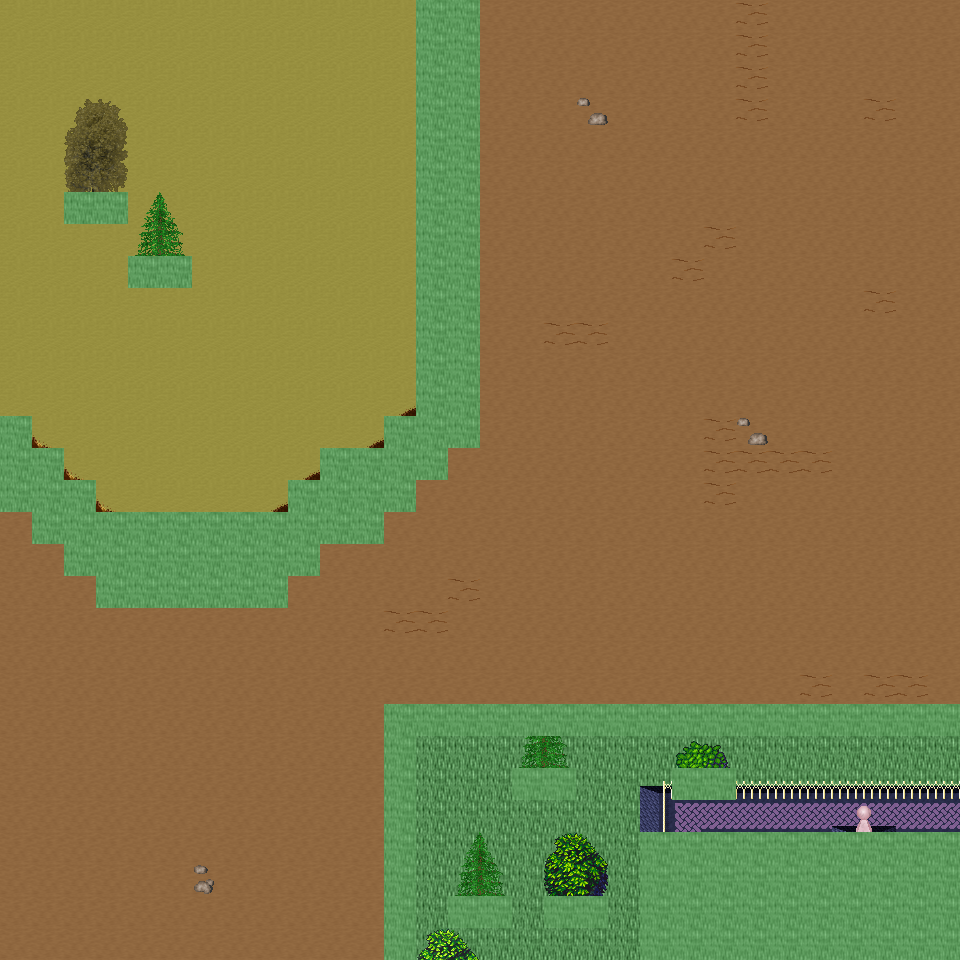

A 2D game scene composited from a Tiled map and its tileset images. What follows is a short description and the map's XML, with each tile layer's data collapsed to a summary:
An orthogonal 30x30 tile map with 32x32 px tiles, 6 tile layers (Ground, Object, Object2, Above, ...), 37 tilesets and 6 objects (6x mapExit).

<map version="1.0" orientation="orthogonal" renderorder="right-down" width="30" height="30" tilewidth="32" tileheight="32" nextobjectid="7">
  <tileset firstgid="1" name="tileset_ground_ground" tilewidth="32" tileheight="32" tilecount="33" columns="3">
    <image source="../drawable/tileset_ground_ground.png" width="96" height="352" />
  </tileset>
  <tileset firstgid="34" name="tileset_ground_ridge_earth_dark" tilewidth="32" tileheight="32" tilecount="96" columns="12">
    <image source="../drawable/tileset_ground_ridge_earth_dark.png" width="384" height="256" />
  </tileset>
  <tileset firstgid="130" name="tileset_ground_ridge_earth_pale" tilewidth="32" tileheight="32" tilecount="96" columns="12">
    <image source="../drawable/tileset_ground_ridge_earth_pale.png" width="384" height="256" />
  </tileset>
  <tileset firstgid="226" name="tileset_ground_earth_edges" tilewidth="32" tileheight="32" tilecount="18" columns="6">
    <image source="../drawable/tileset_ground_earth_edges.png" width="192" height="96" />
  </tileset>
  <tileset firstgid="244" name="tileset_ground_rock_pebbles" tilewidth="32" tileheight="32" tilecount="3" columns="1">
    <image source="../drawable/tileset_ground_rock_pebbles.png" width="32" height="96" />
  </tileset>
  <tileset firstgid="247" name="tileset_plant_grasses" tilewidth="32" tileheight="32" tilecount="6" columns="3">
    <image source="../drawable/tileset_plant_grasses.png" width="96" height="64" />
  </tileset>
  <tileset firstgid="253" name="tileset_plant_flower_daisy_yellow" tilewidth="32" tileheight="32" tilecount="8" columns="2">
    <image source="../drawable/tileset_plant_flower_daisy_yellow.png" width="64" height="128" />
  </tileset>
  <tileset firstgid="261" name="tileset_plant_bush_bushes" tilewidth="32" tileheight="32" tilecount="10" columns="5">
    <image source="../drawable/tileset_plant_bush_bushes.png" width="160" height="64" />
  </tileset>
  <tileset firstgid="271" name="tileset_plant_flower_daisy_red" tilewidth="32" tileheight="32" tilecount="8" columns="2">
    <image source="../drawable/tileset_plant_flower_daisy_red.png" width="64" height="128" />
  </tileset>
  <tileset firstgid="279" name="tileset_plant_tree_tree_darkgreen" tilewidth="32" tileheight="32" tilecount="88" columns="8">
    <image source="../drawable/tileset_plant_tree_tree_darkgreen.png" width="256" height="352" />
  </tileset>
  <tileset firstgid="367" name="tileset_plant_flower_daisy_blue" tilewidth="32" tileheight="32" tilecount="8" columns="2">
    <image source="../drawable/tileset_plant_flower_daisy_blue.png" width="64" height="128" />
  </tileset>
  <tileset firstgid="375" name="tileset_item_corpse_skull_pale" tilewidth="32" tileheight="32" tilecount="2" columns="2">
    <image source="../drawable/tileset_item_corpse_skull_pale.png" width="64" height="32" />
  </tileset>
  <tileset firstgid="377" name="tileset_plant_vine" tilewidth="32" tileheight="32" tilecount="3" columns="1">
    <image source="../drawable/tileset_plant_vine.png" width="32" height="96" />
  </tileset>
  <tileset firstgid="380" name="tileset_plant_flower_daisy_white" tilewidth="32" tileheight="32" tilecount="8" columns="2">
    <image source="../drawable/tileset_plant_flower_daisy_white.png" width="64" height="128" />
  </tileset>
  <tileset firstgid="388" name="tileset_item_corpse_huge_animal" tilewidth="32" tileheight="32" tilecount="16" columns="2">
    <image source="../drawable/tileset_item_corpse_huge_animal.png" width="64" height="256" />
  </tileset>
  <tileset firstgid="404" name="tileset_building_fence_fence_chunky" tilewidth="32" tileheight="32" tilecount="21" columns="3">
    <image source="../drawable/tileset_building_fence_fence_chunky.png" width="96" height="224" />
  </tileset>
  <tileset firstgid="425" name="tileset_ground_eye" tilewidth="32" tileheight="32" tilecount="9" columns="3">
    <image source="../drawable/tileset_ground_eye.png" width="96" height="96" />
  </tileset>
  <tileset firstgid="434" name="tileset_logic_creature_gnome" tilewidth="32" tileheight="32" tilecount="6" columns="6">
    <image source="../drawable/tileset_logic_creature_gnome.png" width="192" height="32" />
  </tileset>
  <tileset firstgid="440" name="tileset_logic_creature_animal" tilewidth="32" tileheight="32" tilecount="32" columns="8">
    <image source="../drawable/tileset_logic_creature_animal.png" width="256" height="128" />
  </tileset>
  <tileset firstgid="472" name="tileset_logic_collision" tilewidth="32" tileheight="32" tilecount="1" columns="1">
    <image source="../drawable/tileset_logic_collision.png" width="32" height="32" />
  </tileset>
  <tileset firstgid="473" name="tileset_plant_tree_taller_trees" tilewidth="32" tileheight="32" tilecount="32" columns="8">
    <image source="../drawable/tileset_plant_tree_taller_trees.png" width="256" height="128" />
  </tileset>
  <tileset firstgid="505" name="tileset_plant_tree_spruce" tilewidth="32" tileheight="32" tilecount="6" columns="2">
    <image source="../drawable/tileset_plant_tree_spruce.png" width="64" height="96" />
  </tileset>
  <tileset firstgid="511" name="tileset_ground_blue_paving" tilewidth="32" tileheight="32" tilecount="2" columns="1">
    <image source="../drawable/tileset_ground_blue_paving.png" width="32" height="64" />
  </tileset>
  <tileset firstgid="513" name="tileset_ground_grass_edges" tilewidth="32" tileheight="32" tilecount="36" columns="12">
    <image source="../drawable/tileset_ground_grass_edges.png" width="384" height="96" />
  </tileset>
  <tileset firstgid="549" name="tileset_ground_grass_corners" tilewidth="32" tileheight="32" tilecount="24" columns="6">
    <image source="../drawable/tileset_ground_grass_corners.png" width="192" height="128" />
  </tileset>
  <tileset firstgid="573" name="tileset_logic_item_fruits" tilewidth="32" tileheight="32" tilecount="10" columns="10">
    <image source="../drawable/tileset_logic_item_fruits.png" width="256" height="64" />
  </tileset>
  <tileset firstgid="583" name="tileset_building_house_pink_blue" tilewidth="32" tileheight="32" tilecount="99" columns="11">
    <image source="../drawable/tileset_building_house_pink_blue.png" width="352" height="288" />
  </tileset>
  <tileset firstgid="682" name="tileset_building_fence_stone_fence_white" tilewidth="32" tileheight="32" tilecount="9" columns="3">
    <image source="../drawable/tileset_building_fence_stone_fence_white.png" width="96" height="96" />
  </tileset>
  <tileset firstgid="691" name="tileset_plant_tree_pine_tree" tilewidth="32" tileheight="32" tilecount="20" columns="4">
    <image source="../drawable/tileset_plant_tree_pine_tree.png" width="128" height="160" />
  </tileset>
  <tileset firstgid="711" name="tileset_furniture_chair_bench_wooden" tilewidth="32" tileheight="32" tilecount="8" columns="2">
    <image source="../drawable/tileset_furniture_chair_bench_wooden.png" width="64" height="128" />
  </tileset>
  <tileset firstgid="719" name="tileset_item_postbox" tilewidth="32" tileheight="32" tilecount="4" columns="2">
    <image source="../drawable/tileset_item_postbox.png" width="64" height="64" />
  </tileset>
  <tileset firstgid="723" name="tileset_logic_portal" tilewidth="32" tileheight="32" tilecount="24" columns="8">
    <image source="../drawable/tileset_logic_portal.png" width="256" height="96" />
  </tileset>
  <tileset firstgid="747" name="tileset_furniture_light_lamp_blue" tilewidth="32" tileheight="32" tilecount="3" columns="1">
    <image source="../drawable/tileset_furniture_light_lamp_blue.png" width="32" height="96" />
  </tileset>
  <tileset firstgid="750" name="tileset_light_dim_light_7x5" tilewidth="32" tileheight="32" tilecount="35" columns="7">
    <image source="../drawable/tileset_light_dim_light_7x5.png" width="224" height="160" />
  </tileset>
  <tileset firstgid="785" name="tileset_light_light_5x5" tilewidth="32" tileheight="32" tilecount="25" columns="5">
    <image source="../drawable/tileset_light_light_5x5.png" width="160" height="160" />
  </tileset>
  <tileset firstgid="810" name="tileset_logic_creature_reptile" tilewidth="32" tileheight="32" tilecount="7" columns="7">
    <image source="../drawable/tileset_logic_creature_reptile.png" width="224" height="32" />
  </tileset>
  <tileset firstgid="817" name="tileset_plant_bushes_and_trees" tilewidth="32" tileheight="32" tilecount="144" columns="16">
    <image source="../drawable/tileset_plant_bushes_and_trees.png" width="512" height="289" />
  </tileset>
  <layer name="Ground" width="30" height="30">
    <data>[900 cells, 900 non-empty, 3 distinct tile ids]</data>
  </layer>
  <layer name="Object" width="30" height="30">
    <data>[900 cells, 94 non-empty, 23 distinct tile ids]</data>
  </layer>
  <layer name="Object2" width="30" height="30">
    <data>[900 cells, 50 non-empty, 6 distinct tile ids]</data>
  </layer>
  <layer name="Above" width="30" height="30">
    <data>[900 cells, 86 non-empty, 52 distinct tile ids]</data>
  </layer>
  <layer name="Above2" width="30" height="30">
    <data>[900 cells, 2 non-empty, 2 distinct tile ids]</data>
  </layer>
  <layer name="Walkable" width="30" height="30">
    <data>[900 cells, 145 non-empty, 1 distinct tile ids]</data>
  </layer>
  <objectgroup name="MapEvents">
    <object id="1" name="north" type="mapExit" x="0" y="0" width="416" height="32">
      <properties>
        <property name="map" value="level_0_x85_y76" />
        <property name="x" value="0" />
        <property name="y" value="28" />
      </properties>
    </object>
    <object id="2" name="north2" type="mapExit" x="480" y="0" width="480" height="32">
      <properties>
        <property name="map" value="level_0_x85_y76" />
        <property name="x" value="15" />
        <property name="y" value="28" />
      </properties>
    </object>
    <object id="3" name="south" type="mapExit" x="0" y="928" width="384" height="32">
      <properties>
        <property name="map" value="level_0_x85_y78" />
        <property name="x" value="0" />
        <property name="y" value="1" />
      </properties>
    </object>
    <object id="4" name="south2" type="mapExit" x="416" y="928" width="224" height="32">
      <properties>
        <property name="map" value="level_0_x85_y78" />
        <property name="x" value="13" />
        <property name="y" value="1" />
      </properties>
    </object>
    <object id="5" name="east" type="mapExit" x="928" y="0" width="32" height="704">
      <properties>
        <property name="map" value="level_0_x86_y77" />
        <property name="x" value="1" />
        <property name="y" value="0" />
      </properties>
    </object>
    <object id="6" name="east2" type="mapExit" x="928" y="736" width="32" height="96">
      <properties>
        <property name="map" value="level_0_x86_y77" />
        <property name="x" value="1" />
        <property name="y" value="23" />
      </properties>
    </object>
  </objectgroup>
</map>
